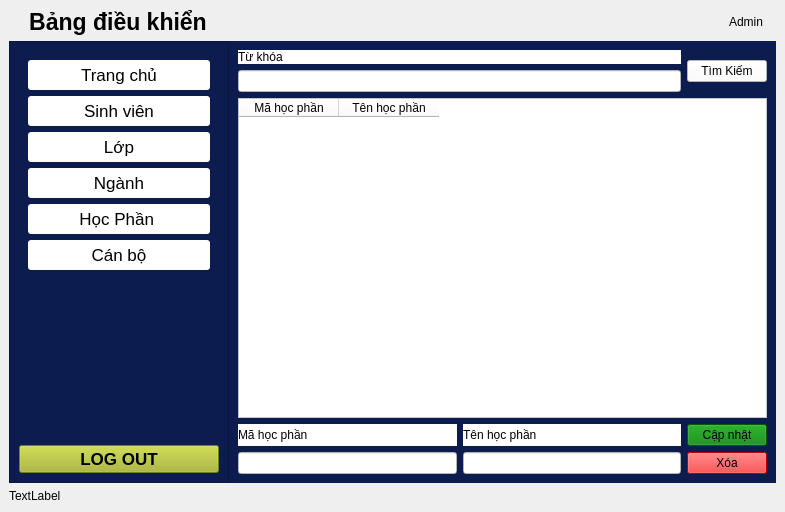
<?xml version="1.0" encoding="UTF-8"?>
<ui version="4.0">
 <class>QuanTriScreen</class>
 <widget class="QMainWindow" name="QuanTriScreen">
  <property name="geometry">
   <rect>
    <x>0</x>
    <y>0</y>
    <width>785</width>
    <height>512</height>
   </rect>
  </property>
  <property name="windowTitle">
   <string>Quản trị</string>
  </property>
  <widget class="QWidget" name="centralwidget">
   <layout class="QGridLayout" name="gridLayout_3">
    <item row="2" column="0">
     <widget class="QLabel" name="lblTime">
      <property name="text">
       <string>TextLabel</string>
      </property>
     </widget>
    </item>
    <item row="1" column="0">
     <layout class="QHBoxLayout" name="horizontalLayout_3">
      <property name="spacing">
       <number>0</number>
      </property>
      <item>
       <widget class="QFrame" name="frame">
        <property name="minimumSize">
         <size>
          <width>220</width>
          <height>0</height>
         </size>
        </property>
        <property name="maximumSize">
         <size>
          <width>400</width>
          <height>16777215</height>
         </size>
        </property>
        <property name="styleSheet">
         <string notr="true">QFrame{
background-color:rgb(13, 28, 79);
};
QPushButton{
color:red;
background-color: red;
width:100%;
}</string>
        </property>
        <property name="frameShape">
         <enum>QFrame::StyledPanel</enum>
        </property>
        <property name="frameShadow">
         <enum>QFrame::Raised</enum>
        </property>
        <layout class="QGridLayout" name="gridLayout_4">
         <item row="0" column="0">
          <layout class="QVBoxLayout" name="verticalLayout">
           <item>
            <widget class="QWidget" name="widget" native="true">
             <property name="maximumSize">
              <size>
               <width>16777215</width>
               <height>16777209</height>
              </size>
             </property>
             <property name="font">
              <font>
               <pointsize>17</pointsize>
              </font>
             </property>
             <property name="styleSheet">
              <string notr="true">QPushButton{
	background-color:white;
	border-radius: 3px;
	height:30px;
}

QPushButton:hover{
	background-color:rgb(222, 210, 235);
border: 1px solid red;
font-weight:bold;
}</string>
             </property>
             <layout class="QGridLayout" name="gridLayout">
              <item row="0" column="0">
               <widget class="QPushButton" name="btnTrangChu">
                <property name="font">
                 <font>
                  <pointsize>13</pointsize>
                 </font>
                </property>
                <property name="styleSheet">
                 <string notr="true">background-color: white;
align:left;</string>
                </property>
                <property name="text">
                 <string>Trang chủ</string>
                </property>
                <property name="icon">
                 <iconset>
                  <normaloff>../icons/house-solid.svg</normaloff>../icons/house-solid.svg</iconset>
                </property>
               </widget>
              </item>
              <item row="5" column="0">
               <widget class="QPushButton" name="btnGiangVien">
                <property name="font">
                 <font>
                  <pointsize>13</pointsize>
                 </font>
                </property>
                <property name="text">
                 <string>Cán bộ</string>
                </property>
                <property name="icon">
                 <iconset>
                  <normaloff>../icons/user-tie-solid.svg</normaloff>../icons/user-tie-solid.svg</iconset>
                </property>
               </widget>
              </item>
              <item row="3" column="0">
               <widget class="QPushButton" name="btnNganh">
                <property name="font">
                 <font>
                  <pointsize>13</pointsize>
                 </font>
                </property>
                <property name="text">
                 <string>Ngành</string>
                </property>
                <property name="icon">
                 <iconset>
                  <normaloff>../icons/constellation.png</normaloff>../icons/constellation.png</iconset>
                </property>
               </widget>
              </item>
              <item row="4" column="0">
               <widget class="QPushButton" name="btnHocPhan">
                <property name="font">
                 <font>
                  <pointsize>13</pointsize>
                 </font>
                </property>
                <property name="text">
                 <string>Học Phần </string>
                </property>
                <property name="icon">
                 <iconset>
                  <normaloff>../icons/book.png</normaloff>../icons/book.png</iconset>
                </property>
               </widget>
              </item>
              <item row="2" column="0">
               <widget class="QPushButton" name="btnLop">
                <property name="font">
                 <font>
                  <pointsize>13</pointsize>
                 </font>
                </property>
                <property name="text">
                 <string>Lớp</string>
                </property>
                <property name="icon">
                 <iconset>
                  <normaloff>../icons/majority.png</normaloff>../icons/majority.png</iconset>
                </property>
               </widget>
              </item>
              <item row="1" column="0">
               <widget class="QPushButton" name="btnSinhVien">
                <property name="font">
                 <font>
                  <pointsize>13</pointsize>
                 </font>
                </property>
                <property name="text">
                 <string>Sinh viên</string>
                </property>
                <property name="icon">
                 <iconset>
                  <normaloff>../icons/graduated.png</normaloff>../icons/graduated.png</iconset>
                </property>
               </widget>
              </item>
             </layout>
            </widget>
           </item>
           <item>
            <spacer name="verticalSpacer">
             <property name="orientation">
              <enum>Qt::Vertical</enum>
             </property>
             <property name="sizeHint" stdset="0">
              <size>
               <width>20</width>
               <height>78</height>
              </size>
             </property>
            </spacer>
           </item>
           <item>
            <widget class="QPushButton" name="btnLogout">
             <property name="font">
              <font>
               <pointsize>13</pointsize>
               <weight>75</weight>
               <bold>true</bold>
              </font>
             </property>
             <property name="styleSheet">
              <string notr="true">background-color: 	#a2b223</string>
             </property>
             <property name="text">
              <string>LOG OUT</string>
             </property>
             <property name="icon">
              <iconset>
               <normaloff>../icons/logout.png</normaloff>../icons/logout.png</iconset>
             </property>
            </widget>
           </item>
          </layout>
         </item>
        </layout>
       </widget>
      </item>
      <item>
       <widget class="QStackedWidget" name="stackedWidget">
        <property name="styleSheet">
         <string notr="true">
background-color:rgb(13, 28, 79);</string>
        </property>
        <property name="currentIndex">
         <number>4</number>
        </property>
        <widget class="QWidget" name="trangchu">
         <layout class="QGridLayout" name="gridLayout_2">
          <item row="0" column="0">
           <widget class="QLabel" name="label_2">
            <property name="minimumSize">
             <size>
              <width>300</width>
              <height>0</height>
             </size>
            </property>
            <property name="font">
             <font>
              <pointsize>40</pointsize>
             </font>
            </property>
            <property name="text">
             <string>Trang chủ</string>
            </property>
           </widget>
          </item>
         </layout>
        </widget>
        <widget class="QWidget" name="sinhvien">
         <layout class="QGridLayout" name="gridLayout_5">
          <item row="0" column="0">
           <widget class="QLabel" name="label_3">
            <property name="font">
             <font>
              <pointsize>35</pointsize>
             </font>
            </property>
            <property name="text">
             <string>Sinh viên</string>
            </property>
           </widget>
          </item>
         </layout>
        </widget>
        <widget class="QWidget" name="lop">
         <widget class="QLabel" name="label_4">
          <property name="geometry">
           <rect>
            <x>190</x>
            <y>150</y>
            <width>47</width>
            <height>13</height>
           </rect>
          </property>
          <property name="text">
           <string>lop</string>
          </property>
         </widget>
        </widget>
        <widget class="QWidget" name="nganh">
         <widget class="QLabel" name="label_5">
          <property name="geometry">
           <rect>
            <x>170</x>
            <y>170</y>
            <width>47</width>
            <height>13</height>
           </rect>
          </property>
          <property name="text">
           <string/>
          </property>
         </widget>
        </widget>
        <widget class="QWidget" name="hocphan">
         <layout class="QGridLayout" name="gridLayout_8">
          <item row="0" column="0">
           <layout class="QVBoxLayout" name="verticalLayout_20">
            <item>
             <layout class="QHBoxLayout" name="horizontalLayout_8">
              <item>
               <layout class="QVBoxLayout" name="verticalLayout_19">
                <item>
                 <widget class="QLabel" name="label_19">
                  <property name="styleSheet">
                   <string notr="true">background-color:white;</string>
                  </property>
                  <property name="text">
                   <string>Từ khóa</string>
                  </property>
                 </widget>
                </item>
                <item>
                 <widget class="QLineEdit" name="edtTimKiemHocPhan">
                  <property name="styleSheet">
                   <string notr="true">background-color:white;</string>
                  </property>
                 </widget>
                </item>
               </layout>
              </item>
              <item>
               <widget class="QPushButton" name="btnTimKiemHocPhan">
                <property name="styleSheet">
                 <string notr="true">background-color:white;</string>
                </property>
                <property name="text">
                 <string>Tìm Kiếm</string>
                </property>
               </widget>
              </item>
             </layout>
            </item>
            <item>
             <widget class="QTableWidget" name="tbHocPhan">
              <property name="styleSheet">
               <string notr="true">background-color:white;</string>
              </property>
              <property name="editTriggers">
               <set>QAbstractItemView::NoEditTriggers</set>
              </property>
              <property name="selectionBehavior">
               <enum>QAbstractItemView::SelectRows</enum>
              </property>
              <column>
               <property name="text">
                <string>Mã học phần</string>
               </property>
              </column>
              <column>
               <property name="text">
                <string>Tên học phần</string>
               </property>
              </column>
             </widget>
            </item>
            <item>
             <layout class="QHBoxLayout" name="horizontalLayout_7">
              <item>
               <layout class="QVBoxLayout" name="verticalLayout_16">
                <item>
                 <widget class="QLabel" name="label_6">
                  <property name="styleSheet">
                   <string notr="true">background-color:white;</string>
                  </property>
                  <property name="text">
                   <string>Mã học phần</string>
                  </property>
                 </widget>
                </item>
                <item>
                 <widget class="QLineEdit" name="edtMaHocPhan">
                  <property name="styleSheet">
                   <string notr="true">background-color:white;</string>
                  </property>
                 </widget>
                </item>
               </layout>
              </item>
              <item>
               <layout class="QVBoxLayout" name="verticalLayout_17">
                <item>
                 <widget class="QLabel" name="label_17">
                  <property name="styleSheet">
                   <string notr="true">background-color:white;</string>
                  </property>
                  <property name="text">
                   <string>Tên học phần</string>
                  </property>
                 </widget>
                </item>
                <item>
                 <widget class="QLineEdit" name="edtTenHocPhan">
                  <property name="styleSheet">
                   <string notr="true">background-color:white;</string>
                  </property>
                 </widget>
                </item>
               </layout>
              </item>
              <item>
               <layout class="QVBoxLayout" name="verticalLayout_18">
                <item>
                 <widget class="QPushButton" name="btnCapNhatHocPhan">
                  <property name="styleSheet">
                   <string notr="true">background-color:green;</string>
                  </property>
                  <property name="text">
                   <string>Cập nhật</string>
                  </property>
                 </widget>
                </item>
                <item>
                 <widget class="QPushButton" name="btnXoaHocPhan">
                  <property name="styleSheet">
                   <string notr="true">background-color:red;</string>
                  </property>
                  <property name="text">
                   <string>Xóa</string>
                  </property>
                 </widget>
                </item>
               </layout>
              </item>
             </layout>
            </item>
           </layout>
          </item>
         </layout>
        </widget>
        <widget class="QWidget" name="giangvien">
         <layout class="QGridLayout" name="gridLayout_7">
          <item row="0" column="0">
           <layout class="QVBoxLayout" name="verticalLayout_15">
            <item>
             <layout class="QHBoxLayout" name="horizontalLayout_2">
              <item>
               <layout class="QVBoxLayout" name="verticalLayout_3">
                <item>
                 <widget class="QLabel" name="label_7">
                  <property name="font">
                   <font>
                    <pointsize>10</pointsize>
                    <weight>75</weight>
                    <bold>true</bold>
                   </font>
                  </property>
                  <property name="styleSheet">
                   <string notr="true">color:white;</string>
                  </property>
                  <property name="text">
                   <string>Trạng thái tài khoản</string>
                  </property>
                 </widget>
                </item>
                <item>
                 <widget class="QComboBox" name="cbbTrangThai">
                  <property name="minimumSize">
                   <size>
                    <width>100</width>
                    <height>0</height>
                   </size>
                  </property>
                  <property name="font">
                   <font>
                    <pointsize>12</pointsize>
                   </font>
                  </property>
                  <property name="styleSheet">
                   <string notr="true">background-color:white;</string>
                  </property>
                 </widget>
                </item>
               </layout>
              </item>
              <item>
               <layout class="QVBoxLayout" name="verticalLayout_4">
                <item>
                 <widget class="QLabel" name="label_8">
                  <property name="font">
                   <font>
                    <pointsize>10</pointsize>
                    <weight>75</weight>
                    <bold>true</bold>
                   </font>
                  </property>
                  <property name="styleSheet">
                   <string notr="true">color:white;</string>
                  </property>
                  <property name="text">
                   <string>Loại tài khoản</string>
                  </property>
                 </widget>
                </item>
                <item>
                 <widget class="QComboBox" name="cbbLoaiTK">
                  <property name="minimumSize">
                   <size>
                    <width>100</width>
                    <height>0</height>
                   </size>
                  </property>
                  <property name="font">
                   <font>
                    <pointsize>12</pointsize>
                   </font>
                  </property>
                  <property name="styleSheet">
                   <string notr="true">background-color:white;</string>
                  </property>
                 </widget>
                </item>
               </layout>
              </item>
              <item>
               <layout class="QVBoxLayout" name="verticalLayout_5">
                <item>
                 <widget class="QLabel" name="label_9">
                  <property name="font">
                   <font>
                    <pointsize>10</pointsize>
                    <weight>75</weight>
                    <bold>true</bold>
                   </font>
                  </property>
                  <property name="styleSheet">
                   <string notr="true">color:white;</string>
                  </property>
                  <property name="text">
                   <string>Từ khóa</string>
                  </property>
                 </widget>
                </item>
                <item>
                 <widget class="QLineEdit" name="edtSearch">
                  <property name="minimumSize">
                   <size>
                    <width>100</width>
                    <height>0</height>
                   </size>
                  </property>
                  <property name="font">
                   <font>
                    <pointsize>12</pointsize>
                   </font>
                  </property>
                  <property name="styleSheet">
                   <string notr="true">background-color:white;</string>
                  </property>
                 </widget>
                </item>
               </layout>
              </item>
              <item>
               <layout class="QVBoxLayout" name="verticalLayout_6">
                <item>
                 <widget class="QLabel" name="label_10">
                  <property name="text">
                   <string/>
                  </property>
                 </widget>
                </item>
                <item>
                 <widget class="QPushButton" name="btnTim">
                  <property name="font">
                   <font>
                    <pointsize>12</pointsize>
                   </font>
                  </property>
                  <property name="styleSheet">
                   <string notr="true">background-color:white;</string>
                  </property>
                  <property name="text">
                   <string>Tìm</string>
                  </property>
                 </widget>
                </item>
               </layout>
              </item>
             </layout>
            </item>
            <item>
             <widget class="QTableWidget" name="tbGiangVien">
              <property name="font">
               <font>
                <pointsize>10</pointsize>
                <weight>50</weight>
                <bold>false</bold>
               </font>
              </property>
              <property name="styleSheet">
               <string notr="true">background-color:white;</string>
              </property>
              <property name="horizontalScrollBarPolicy">
               <enum>Qt::ScrollBarAsNeeded</enum>
              </property>
              <property name="sizeAdjustPolicy">
               <enum>QAbstractScrollArea::AdjustToContents</enum>
              </property>
              <property name="editTriggers">
               <set>QAbstractItemView::NoEditTriggers</set>
              </property>
              <property name="tabKeyNavigation">
               <bool>false</bool>
              </property>
              <property name="showDropIndicator" stdset="0">
               <bool>false</bool>
              </property>
              <property name="selectionBehavior">
               <enum>QAbstractItemView::SelectRows</enum>
              </property>
              <property name="showGrid">
               <bool>true</bool>
              </property>
              <property name="sortingEnabled">
               <bool>true</bool>
              </property>
              <attribute name="horizontalHeaderCascadingSectionResizes">
               <bool>true</bool>
              </attribute>
              <attribute name="horizontalHeaderDefaultSectionSize">
               <number>83</number>
              </attribute>
              <attribute name="horizontalHeaderStretchLastSection">
               <bool>false</bool>
              </attribute>
              <attribute name="verticalHeaderCascadingSectionResizes">
               <bool>false</bool>
              </attribute>
              <attribute name="verticalHeaderDefaultSectionSize">
               <number>30</number>
              </attribute>
              <attribute name="verticalHeaderHighlightSections">
               <bool>true</bool>
              </attribute>
              <attribute name="verticalHeaderStretchLastSection">
               <bool>false</bool>
              </attribute>
              <column>
               <property name="text">
                <string>Mã cán bộ</string>
               </property>
               <property name="textAlignment">
                <set>AlignCenter</set>
               </property>
              </column>
              <column>
               <property name="text">
                <string>Tên</string>
               </property>
              </column>
              <column>
               <property name="text">
                <string>Điện thoại</string>
               </property>
              </column>
              <column>
               <property name="text">
                <string>Email</string>
               </property>
              </column>
              <column>
               <property name="text">
                <string>Địa chỉ</string>
               </property>
              </column>
              <column>
               <property name="text">
                <string>Trình độ</string>
               </property>
              </column>
              <column>
               <property name="text">
                <string>Trạng thái</string>
               </property>
               <property name="textAlignment">
                <set>AlignCenter</set>
               </property>
              </column>
             </widget>
            </item>
            <item>
             <widget class="QFrame" name="frame_2">
              <property name="styleSheet">
               <string notr="true">background-color:white;</string>
              </property>
              <property name="frameShape">
               <enum>QFrame::StyledPanel</enum>
              </property>
              <property name="frameShadow">
               <enum>QFrame::Raised</enum>
              </property>
              <layout class="QGridLayout" name="gridLayout_6">
               <item row="0" column="0">
                <layout class="QHBoxLayout" name="horizontalLayout_6">
                 <item>
                  <layout class="QVBoxLayout" name="verticalLayout_12">
                   <item>
                    <layout class="QVBoxLayout" name="verticalLayout_2">
                     <item>
                      <widget class="QLabel" name="label_11">
                       <property name="font">
                        <font>
                         <pointsize>10</pointsize>
                        </font>
                       </property>
                       <property name="text">
                        <string>Mã cán bộ</string>
                       </property>
                      </widget>
                     </item>
                     <item>
                      <widget class="QLineEdit" name="edtMaCB">
                       <property name="enabled">
                        <bool>true</bool>
                       </property>
                       <property name="minimumSize">
                        <size>
                         <width>0</width>
                         <height>25</height>
                        </size>
                       </property>
                       <property name="font">
                        <font>
                         <pointsize>10</pointsize>
                        </font>
                       </property>
                      </widget>
                     </item>
                    </layout>
                   </item>
                   <item>
                    <layout class="QVBoxLayout" name="verticalLayout_9">
                     <item>
                      <widget class="QLabel" name="label_12">
                       <property name="font">
                        <font>
                         <pointsize>10</pointsize>
                        </font>
                       </property>
                       <property name="text">
                        <string>Họ tên</string>
                       </property>
                      </widget>
                     </item>
                     <item>
                      <widget class="QLineEdit" name="edtHoTenCB">
                       <property name="minimumSize">
                        <size>
                         <width>0</width>
                         <height>25</height>
                        </size>
                       </property>
                       <property name="font">
                        <font>
                         <pointsize>10</pointsize>
                        </font>
                       </property>
                      </widget>
                     </item>
                    </layout>
                   </item>
                  </layout>
                 </item>
                 <item>
                  <layout class="QVBoxLayout" name="verticalLayout_13">
                   <item>
                    <layout class="QVBoxLayout" name="verticalLayout_7">
                     <item>
                      <widget class="QLabel" name="label_13">
                       <property name="font">
                        <font>
                         <pointsize>10</pointsize>
                        </font>
                       </property>
                       <property name="text">
                        <string>Điện thoại</string>
                       </property>
                      </widget>
                     </item>
                     <item>
                      <widget class="QLineEdit" name="edtDienThoaiCB">
                       <property name="minimumSize">
                        <size>
                         <width>0</width>
                         <height>25</height>
                        </size>
                       </property>
                       <property name="font">
                        <font>
                         <pointsize>10</pointsize>
                        </font>
                       </property>
                      </widget>
                     </item>
                    </layout>
                   </item>
                   <item>
                    <layout class="QVBoxLayout" name="verticalLayout_10">
                     <item>
                      <widget class="QLabel" name="label_14">
                       <property name="font">
                        <font>
                         <pointsize>10</pointsize>
                        </font>
                       </property>
                       <property name="text">
                        <string>Email</string>
                       </property>
                      </widget>
                     </item>
                     <item>
                      <widget class="QLineEdit" name="edtEmailCB">
                       <property name="minimumSize">
                        <size>
                         <width>0</width>
                         <height>25</height>
                        </size>
                       </property>
                       <property name="font">
                        <font>
                         <pointsize>10</pointsize>
                        </font>
                       </property>
                      </widget>
                     </item>
                    </layout>
                   </item>
                  </layout>
                 </item>
                 <item>
                  <layout class="QVBoxLayout" name="verticalLayout_14">
                   <item>
                    <layout class="QVBoxLayout" name="verticalLayout_8">
                     <item>
                      <widget class="QLabel" name="label_15">
                       <property name="font">
                        <font>
                         <pointsize>10</pointsize>
                        </font>
                       </property>
                       <property name="text">
                        <string>Trình độ</string>
                       </property>
                      </widget>
                     </item>
                     <item>
                      <layout class="QHBoxLayout" name="horizontalLayout_4">
                       <item>
                        <widget class="QLineEdit" name="edtTrinhDoCB">
                         <property name="minimumSize">
                          <size>
                           <width>0</width>
                           <height>25</height>
                          </size>
                         </property>
                         <property name="font">
                          <font>
                           <pointsize>10</pointsize>
                          </font>
                         </property>
                        </widget>
                       </item>
                       <item>
                        <widget class="QPushButton" name="btnCapNhatCB">
                         <property name="maximumSize">
                          <size>
                           <width>200</width>
                           <height>16777215</height>
                          </size>
                         </property>
                         <property name="font">
                          <font>
                           <pointsize>11</pointsize>
                          </font>
                         </property>
                         <property name="styleSheet">
                          <string notr="true">background-color:rgb(76, 255, 0);</string>
                         </property>
                         <property name="text">
                          <string>Cập nhật</string>
                         </property>
                        </widget>
                       </item>
                      </layout>
                     </item>
                    </layout>
                   </item>
                   <item>
                    <layout class="QVBoxLayout" name="verticalLayout_11">
                     <item>
                      <widget class="QLabel" name="label_16">
                       <property name="font">
                        <font>
                         <pointsize>10</pointsize>
                        </font>
                       </property>
                       <property name="text">
                        <string>Địa chỉ</string>
                       </property>
                      </widget>
                     </item>
                     <item>
                      <layout class="QHBoxLayout" name="horizontalLayout_5">
                       <item>
                        <widget class="QLineEdit" name="edtDiaChiCB">
                         <property name="minimumSize">
                          <size>
                           <width>0</width>
                           <height>25</height>
                          </size>
                         </property>
                         <property name="font">
                          <font>
                           <pointsize>10</pointsize>
                          </font>
                         </property>
                         <property name="styleSheet">
                          <string notr="true"/>
                         </property>
                        </widget>
                       </item>
                       <item>
                        <widget class="QPushButton" name="btnCapNhatTTCB">
                         <property name="maximumSize">
                          <size>
                           <width>200</width>
                           <height>16777215</height>
                          </size>
                         </property>
                         <property name="font">
                          <font>
                           <pointsize>11</pointsize>
                          </font>
                         </property>
                         <property name="styleSheet">
                          <string notr="true">background-color:rgb(255, 74, 38);</string>
                         </property>
                         <property name="text">
                          <string>Khóa</string>
                         </property>
                        </widget>
                       </item>
                      </layout>
                     </item>
                    </layout>
                   </item>
                  </layout>
                 </item>
                </layout>
               </item>
              </layout>
             </widget>
            </item>
           </layout>
          </item>
         </layout>
        </widget>
       </widget>
      </item>
     </layout>
    </item>
    <item row="0" column="0">
     <layout class="QHBoxLayout" name="horizontalLayout">
      <item>
       <widget class="QLabel" name="label">
        <property name="maximumSize">
         <size>
          <width>16777215</width>
          <height>50</height>
         </size>
        </property>
        <property name="font">
         <font>
          <pointsize>17</pointsize>
          <weight>75</weight>
          <bold>true</bold>
         </font>
        </property>
        <property name="styleSheet">
         <string notr="true">margin-left:20px;</string>
        </property>
        <property name="text">
         <string>Bảng điều khiển</string>
        </property>
        <property name="alignment">
         <set>Qt::AlignCenter</set>
        </property>
        <property name="margin">
         <number>10</number>
        </property>
       </widget>
      </item>
      <item>
       <spacer name="horizontalSpacer">
        <property name="orientation">
         <enum>Qt::Horizontal</enum>
        </property>
        <property name="sizeHint" stdset="0">
         <size>
          <width>40</width>
          <height>20</height>
         </size>
        </property>
       </spacer>
      </item>
      <item>
       <widget class="QLabel" name="lblTenQuanTri">
        <property name="text">
         <string>Admin</string>
        </property>
        <property name="alignment">
         <set>Qt::AlignRight|Qt::AlignTrailing|Qt::AlignVCenter</set>
        </property>
       </widget>
      </item>
      <item>
       <widget class="QLabel" name="imgQuanTri">
        <property name="maximumSize">
         <size>
          <width>40</width>
          <height>40</height>
         </size>
        </property>
        <property name="text">
         <string/>
        </property>
        <property name="pixmap">
         <pixmap>../images/user.png</pixmap>
        </property>
        <property name="scaledContents">
         <bool>true</bool>
        </property>
       </widget>
      </item>
     </layout>
    </item>
   </layout>
  </widget>
 </widget>
 <resources/>
 <connections/>
</ui>
